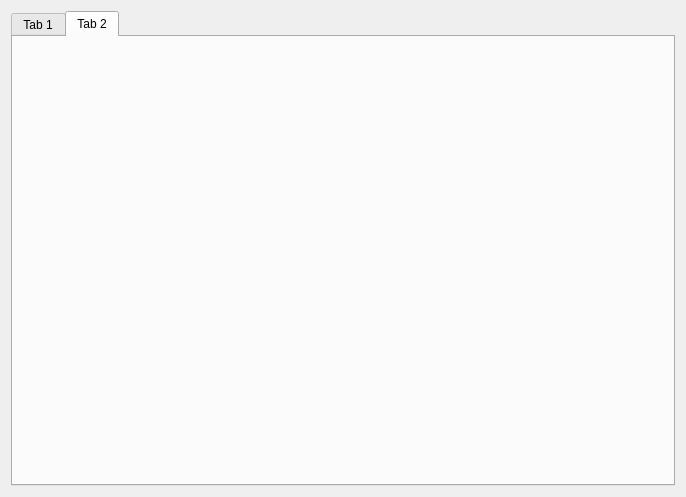
<?xml version="1.0" encoding="UTF-8"?>
<ui version="4.0">
 <class>MainWidget</class>
 <widget class="QWidget" name="MainWidget">
  <property name="geometry">
   <rect>
    <x>0</x>
    <y>0</y>
    <width>686</width>
    <height>497</height>
   </rect>
  </property>
  <property name="windowTitle">
   <string>MainWidget</string>
  </property>
  <layout class="QVBoxLayout" name="verticalLayout">
   <item>
    <widget class="QTabWidget" name="tabWidget">
     <property name="currentIndex">
      <number>1</number>
     </property>
     <widget class="QWidget" name="pTab1">
      <attribute name="title">
       <string>Tab 1</string>
      </attribute>
     </widget>
     <widget class="QWidget" name="pTap2">
      <attribute name="title">
       <string>Tab 2</string>
      </attribute>
     </widget>
    </widget>
   </item>
  </layout>
 </widget>
 <resources/>
 <connections/>
</ui>
